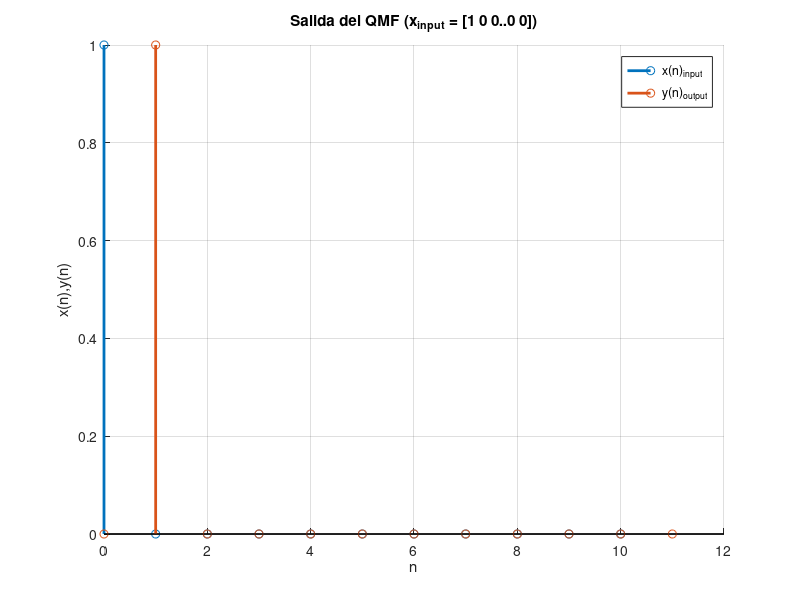
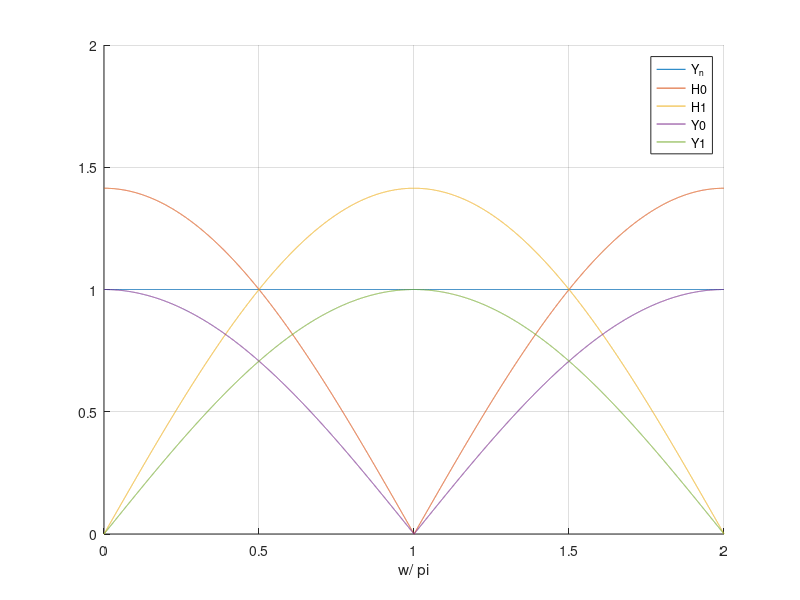

These figures' MATLAB source, in order: (Note: this script raises an error after producing the figures.)
%Bancos de filtros

%cheqear a la salida la Y constante y ver cuanto vale el retardo de todo
%completo.

%% e)BANCO DE FILTRO QMF.
% e) Implemente en Matlab el banco de filtros para el caso QMF. Suponiendo que se aplica un
% impulso como entrada x(n) = 𝛿(n), para c0 = c1= 1/√2 y n0 = n1 = 0, obtenga la salida y(n),
% grafiquela en el tiempo y en frecuencia. ¿Se alcanza la condición de PR?. ¿Cuánto es el
% retardo del sistema completo?

%h0(n) = c0.delta(n - 2n0) + c1.delta(n - 2n1 - 1)
%h1(n) = c0.delta(n - 2n0) - c1.delta(n - 2n1 - 1)
%f0(n) = c0.delta(n - 2n0) + c1.delta(n - 2n1 - 1)
%f1(n) = -c0.delta(n - 2n0) + c1.delta(n - 2n1 - 1)

%x = delta(n);
clc; clear; close all;
nfft = 10e3;
w = linspace(0, 2*pi, nfft);

c0 = 1/sqrt(2);
c1 = c0;
n0 = 0; 
n1 = n0;

%Entrada: delta(n);

x = [1, zeros(1,10)]; %[1 0 0 ... 0]

h00= c0*[zeros(1, 2*n0) 1 zeros(1, 2*n1+1)];
h01= c1*[zeros(1, 2*n1+1) 1 zeros(1, 2*n0)];

h0 = h00 + h01;
n = 0:length(h0)-1;

f0 = h0;
h1 = (-1).^n.*h0; %exp(i*pi*n) dexplazamiento en frecuencia == -h01
M = 2;

f1 = -h1;

%x->|H0| ->M---->L->|F0|--y0
%                          (+)-->yk                     
%x->|H1| ->M---->L->|F1|--y1
y0 = filter(f0, 1, upsample( downsample( filter(h0, 1, x), M ), M) );
y1 = filter(f1, 1, upsample( downsample( filter(h1, 1, x), M ), M) );

yk = [y0; y1];

y_n = sum(yk);
Y_n = fft(y_n, nfft);
%Se alcanza reconstruccion perfecta, el retardo es de 1
figure()
    hold on
    stem(0:length(x)-1, x, "LineWidth", 2)
    stem(0:length(y_n)-1, y_n, "LineWidth", 2)
    title("Salida del QMF (x_{input} = [1 0 0..0 0])")
    xlabel("n")
    ylabel("x(n),y(n)")
    legend("x(n)_{input}", "y(n)_{output}")
    grid on
    
%f)
% Grafique superpuestas las respuestas en frecuencia de |H0(𝜔)| y |H1(𝜔)|. Observe las
% transiciones y bandas de supresión de ambos filtros. También grafique la salida para cada
% rama por separado (Y0(w) e Y1(w)).
% Ayuda: para obtener la salida de cada rama puede anular la entrada sobre la otra rama.

figure()
    hold on;
    plot(w/pi, abs(Y_n));
    plot(w/pi, abs(fft(h0,nfft)))
    plot(w/pi, abs(fft(h1,nfft)))
    plot(w/pi, abs(fft(y0,nfft)))
    plot(w/pi, abs(fft(y1,nfft)))
    legend("Y_n", "H0", "H1", "Y0", "Y1")
    grid on;
    xlabel("w/ \pi")
    
%% 2)Bancos de filtro: Arbol.
clear; close all; clc;
% Suponga un banco de filtros de cuatro sub-bandas con una estructura de árbol 
% cómo el de la Figura. Asuma que posee filtros QMF: H0(z) = (1+z-1)/√2
%a) 
% Implemente el banco de filtros completo, banco de análisis y síntesis, 
% conectados directamente en cada sub-banda. Gráfique la salida y(n) para 
% una entrada impulsiva y su respuesta en frecuencia |Y(𝜔)|. 
% Se cumple la reconstrucción perfecta?
 M=2;
 L=2;
% H0 = (1 - z^-1)/sqrt(2);
h0 = [1 -1]./sqrt(2);       
x = [1 zeros(1, 10)];

%up
[x0, x1] = QMF_up(x, h0, M);            

[x00, x01] = QMF_up(x0, h0, M);         
[x10, x11] = QMF_up(x1, h0, M);         

%down
v00 = x00; v01 = x01; v10 = x10; v11 = x11;

v0 = QMF_down(v00, v01, h0, L);         
v1 = QMF_down(v10, v11, h0, L);         

y = QMF_down(v0, v1, h0, L);            

figure()
    hold on
    stem(0:length(x)-1, x, "LineWidth", 2)
    stem(0:length(y)-1, y, "LineWidth", 2)
    title("Salida del QMF-arbol (x_{input} = [1 0 0..0 0])")
    xlabel("n")
    ylabel("x(n),y(n)")
    legend("x(n)_{input}", "y(n)_{output}")
    grid on
    
 % retardo de un QMF es 1 (Nqmf/2) / Nqmf ={ [(N/2)*2]+ N }/2 = N
 %entonces el de este QMF-arbol es:
 %  N_QMF-arbol ={ [(N/2 + N)*2]+N }/2 = { 4N }/2
 % si N = 1;
 
 
%% 2) Banco de filtros: octava
clc; clear; close all;
%Suponga un banco de filtros de cuatro sub-bandas en octavas, ver Figura. Asuma que cada etapa posee filtros QMF: H0(z) = (1+z-1)/√2.
%a)
% Calcule los retardos D1 y D2 para compensar el delay de diferencia que se
% produce por los retardos introducidos en los filtros de las distintas sub-bandas.
%b) 
% Implemente el banco de filtros completo y grafique la respuesta en frecuencia de cada una de
% las cuatro ramas y la respuesta completa (es decir con las cuatro sub-bandas conectadas).

M=2;
L=2;
% H0 = (1 - z^-1)/sqrt(2);
h0 = [1 -1]./sqrt(2);       
x = [1 zeros(1, 10)];
n_D2 = 9;
n_D1 = 3;

%up
[x0, x1] = QMF_up(x, h0, M);
v1 = delay(x1, n_D2);

[x00, x01] = QMF_up(x0, h0, M);         
v01 = delay(x01, n_D1);

[x000, x001] = QMF_up(x00, h0, M); 
v000 = x000; v001 = x001;
%down


v00 = QMF_down(v000, v001, h0, L); 

v0 = QMF_down(v00, v01, h0, L);         

y = QMF_down(v0, v1, h0, L);            

figure()
    hold on
    stem(0:length(x)-1, x, "LineWidth", 2)
    stem(0:length(y)-1, y, "LineWidth", 2)
    title("Salida del QMF-arbol (x_{input} = [1 0 0..0 0])")
    xlabel("n")
    ylabel("x(n),y(n)")
    legend("x(n)_{input}", "y(n)_{output}")
    grid on
    

 %PREGUNTAR!!!!!!!!!!!!!!!!!!!!!!!!!!!!!!!!!!!!!!!!!!!
 %PREGNTAR!!!!!!!!!!!!!!!!!!!!!!!!!!!!!!!!!!!!!!!!
    
%%
function [x0, x1] = QMF_up(x, h0, M)
    %c0 = 1/sqrt(2);
%     c1 = c0;
% 
%     %n0 = 0; 
%     n1 = n0;
% 
%     h00= c0*[zeros(1, 2*n0) 1 zeros(1, 2*n1+1)];
%     h01= c1*[zeros(1, 2*n1+1) 1 zeros(1, 2*n0)];
% 
%     h0 = h00 + h01;
%     
     n = 0:length(h0)-1;
     h1 = (-1).^n.*h0; %exp(i*pi*n) dexplazamiento en frecuencia 
    
%     
    x0 = downsample(conv(h0, x), M);
    x1 = downsample(conv(h1, x), M);
end

function v0 = QMF_down(v00, v01, h0, L)
    
    n = 0:length(h0)-1;
    h1 = (-1).^n.*h0;
    f0 = h0;
    f1 = -h1;

    vk0 = conv(upsample(v00, L), f0); 
    vk1 = conv(upsample(v01, L), f1);
    
    v0 = sum([vk0; vk1]); 
end

function [y_n, h0, h1, f0, f1, H0, H1, F0, F1] = QMF(M, x_n)
    
    

    y1 = filter(f0, 1, upsample( dowsample( filter(h0, 1, x_n), M ), M) );
    y2 = filter(f1, 1, upsample( dowsample( filter(h1, 1, x_n), M ), M) );
        
    yk = [y1; y2];

    y_n = sum(yk);
end

function v = delay(x, n_D)

    v = [zeros(1, n_D), x];
end